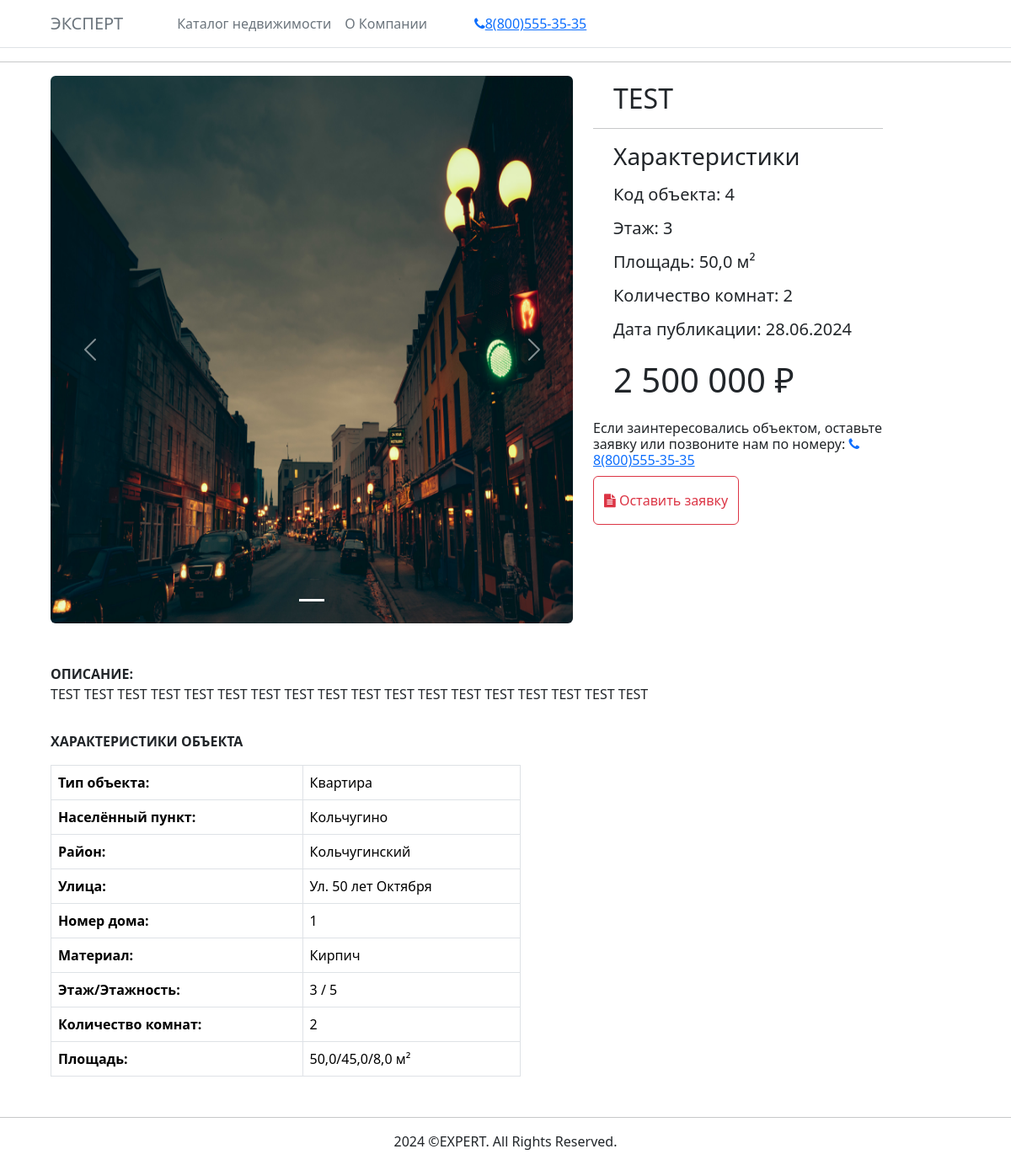
Screenshot of /catalog/nedvig_page/4/ with the database file from the repository.
### nedvig/models.py (models this page shows, shortened)
class Nedvigimost(models.Model):
    name = models.CharField("Заголовок", max_length=256)
    naselenyi_punkt = models.ForeignKey(NaselenyiPunkt, verbose_name="Населенный пункт", on_delete=models.SET)
    district = models.ForeignKey(District, verbose_name="Район", on_delete=models.SET)
    street   = models.ForeignKey(Street, verbose_name="Улица", on_delete=models.SET)
    type_nedvig = models.ForeignKey(TypeNedvig, verbose_name="Тип недвижимости", on_delete=models.SET)
    type_uslugi = models.ForeignKey(TypeUslugi, verbose_name="Тип услуги", on_delete=models.SET)
    type_uchastka = models.ForeignKey(TypeUchastka, verbose_name="Тип участка", on_delete=models.SET, blank=True, default=None, null=True)
    nomer_doma = models.CharField("Номер дома", max_length=10)
    kvartira = models.IntegerField("Квартира", max_length=5, blank=True, default=None, null=True)
    material = models.CharField("Материал", max_length=128)
    main_photo = models.ImageField("Основное фото", upload_to="nedvig_photo")
    obshaya_ploshad = models.FloatField("Общая площадь")
    gilaya_ploshad = models.FloatField("Жилая площадь")
    kuhni_ploshad = models.FloatField("Площадь кухни")
    uchastka_ploshad = models.FloatField("Площадь участка", blank=True, default=None, null=True)
    komnat = models.PositiveIntegerField("Комнатность")
    etag = models.IntegerField("Этаж")
    etagnost = models.IntegerField("Этажность")
    price = models.IntegerField("Цена", blank=False)
    date_public = models.DateField("Дата публикации", default=date.today)
    description = models.TextField("Описание")
    hozyain = models.ForeignKey(Hozyain, verbose_name="Хозяин", on_delete=models.CASCADE)
    publish = models.BooleanField("Публиковать", default=False)
    class Meta:
        verbose_name = 'Недвижимость'
        verbose_name_plural = 'Недвижимость'

class TypeNedvig(models.Model):
    name = models.CharField("Наименование", max_length=512, null=False)
    def __str__(self):
        return self.name
    class Meta:
        verbose_name = 'Тип недвижимости'
        verbose_name_plural = 'Типы недвижимости'

class NaselenyiPunkt(models.Model):
    name = models.CharField("Наименование", max_length=512, null=False)
    def __str__(self):
        return self.name
    class Meta:
        verbose_name = 'Населенный пункт'
        verbose_name_plural = 'Населенный пункты'

class District(models.Model):
    name = models.CharField("Наименование", max_length=512, null=False)
    def __str__(self):
        return self.name
    class Meta:
        verbose_name = 'Район'
        verbose_name_plural = 'Районы'

class Street(models.Model):
    name = models.CharField("Наименование", max_length=512, null=False)
    def __str__(self):
        return self.name
    class Meta:
        verbose_name = 'Улица'
        verbose_name_plural = 'Улицы'

### nedvig/views.py (the view, shortened to what this page needs)
# urls.py: path('catalog/nedvig_page/<int:pk>/', NedvigDetail.as_view(), name="nedvig_page"),
class NedvigDetail(View):
    def get(self, request, pk):
        nedvig = Nedvigimost.objects.get(id=pk)
        photo_nedvig = PhotoNedvig.objects.filter(kod_object = pk)
        type_uslugi = TypeUslugi.objects.all()
        count_ph = []
        for i in range(len(photo_nedvig)):
            count_ph.append(i+1)
        price = str(nedvig.price)
        strp = ValidPrice(price)
        nedvig.price = strp
        nedvig.date_public = nedvig.date_public.strftime('%d.%m.%Y')
        return render(request, 'nedvig/nedvig_page.html', {'nedvig': nedvig, 'photo_nedvig': photo_nedvig, 'count_ph':count_ph, 'type_uslugi':type_uslugi})

### nedvig/models.py (called while the page is built)
    def __str__(self):
        return self.name

### nedvig/views.py (called while the page is built)
def ValidPrice(price):
    if len(price) == 6:
        strp = price[:3] + ' ' + price[3:]
    elif len(price) == 7:
        strp = price[:1] + ' ' + price[1:]
        strp = strp[:5] + ' ' + strp[5:]
    elif len(price) == 8:
        strp = price[:2] + ' ' + price[2:]
        strp = strp[:6] + ' ' + strp[6:]
        strp = strp[:10] + ' ' + strp[10:]
    return strp

### nedvig/templates/nedvig/nedvig_page.html (shortened to what this page needs)
{% extends "base.html" %}
{% load static %}
{% block content %}
<hr class="mt-3">
<div class="row ms-5 me-5">
    <div class="col-7">
        <div id="carouselExampleIndicators" class="carousel slide rounded" data-bs-ride="carousel">
            <div class="carousel-indicators">
                <button type="button" data-bs-target="#carouselExampleIndicators" data-bs-slide-to="0" class="active"
                    aria-current="true" aria-label="Slide 0"></button>
            </div>
            <div class="carousel-inner rounded">
                <div class="carousel-item active" data-bs-interval="9999999999">
                    <img src="{{nedvig.main_photo.url}}" class="d-block w-100" width="540" height="650"
                        alt="Main_Photo_objects">
                </div>
                <button class="carousel-control-prev" type="button" data-bs-target="#carouselExampleIndicators"
                    data-bs-slide="prev">
                    <span class="carousel-control-prev-icon" aria-hidden="true"></span>
                </button>
                <button class="carousel-control-next" type="button" data-bs-target="#carouselExampleIndicators"
                    data-bs-slide="next">
                    <span class="carousel-control-next-icon" aria-hidden="true"></span>
                </button>
            </div>
        </div>
    </div>
    <div class="col-4 ">
        <h2 class="ms-4 mt-2">{{ nedvig.name }}</h2>
        <hr>
        <h3 class="ms-4 mt-3">Характеристики</h3>
        <h5 class="ms-4 mt-3">Код объекта: {{nedvig.id}}</h5>
        <h5 class="ms-4 mt-3">Этаж: {{nedvig.etag}}</h5>
        <h5 class="ms-4 mt-3">Площадь: {{nedvig.obshaya_ploshad}} м²</h5>
        <h5 class="ms-4 mt-3">Количество комнат: {{nedvig.komnat}}</h5>
        <h5 class="ms-4 mt-3">Дата публикации: {{nedvig.date_public}}</h5>
        <h1 class="ms-4 mt-4">{{ nedvig.price }} ₽</h1>
        <h6 class="mt-4">Если заинтересовались объектом, оставьте заявку или позвоните нам по номеру: <a href="tel:88005553535"><i class="fa fa-phone"></i>8(800)555-35-35</a></h6>
        <button class="pt-3 pb-3 py-2 btn btn-outline-danger waves-effect" data-bs-toggle="modal" data-bs-target="#exampleModal"><i class="fa fa-file-text"></i> Оставить заявку</button>
    </div>
</div>
<div class="row ms-5 mt-5">
    <div class="col-8">
        <strong class="text-md-left  font-weight-bold">
            ОПИСАНИЕ:
        </strong>
        <p style="text-align: justify;">{{ nedvig.description }}</p>
    </div>
    <strong class="mt-3 text-md-left  font-weight-bold">
        ХАРАКТЕРИСТИКИ ОБЪЕКТА
    </strong>
    <div class="col-6">
        <table class="table table-bordered mt-3">
            <tbody>
                <tr>
                    <th scope="row "><b>Тип объекта:</b></th>
                    <td> {{ nedvig.type_nedvig }} </td>
                </tr>
                <tr>
                    <th scope="row">Населённый пункт:</th>
                    <td> {{ nedvig.naselenyi_punkt }} </td>
                </tr>
                <tr>
                    <th scope="row">Район:</th>
                    <td> {{ nedvig.district }} </td>
                </tr>
                <tr>
                    <th scope="row ">Улица:</th>
                    <td> {{ nedvig.street }} </td>
                </tr>
                <tr>
                    <th scope="row">Номер дома:</th>
                    <td> {{ nedvig.nomer_doma }} </td>
                </tr>
                <tr>
                    <th scope="row">Материал:</th>
                    <td> {{ nedvig.material }} </td>
                </tr>
                <tr>
                    <th scope="row">Этаж/Этажность:</th>
                    <td> {{nedvig.etag}} / {{nedvig.etagnost}} </td>
                </tr>
                <tr>
                    <th scope="row">Количество комнат:</th>
                    <td> {{ nedvig.komnat }}</td>
                </tr>
                <tr>
                    <th scope="row">Площадь:</th>
                    <td> {{ nedvig.obshaya_ploshad }}/{{ nedvig.gilaya_ploshad }}/{{ nedvig.kuhni_ploshad }} м² </td>
                </tr>
            </tbody>
        </table>
    </div>
</div>
{% endblock content %}

### static/css/style.css (style rules this page uses)
body { height: 100%; width: 100%; }

### rows the page displays
Nedvigimost: main_photo (picture), name "TEST", id "4", etag "3", obshaya_ploshad "50,0", komnat "2", date_public "28.06.2024", price "2 500 000", description "TEST TEST TEST TEST TEST TEST TEST TEST TEST TEST TEST TEST TEST TEST TEST TEST TEST TEST", type_nedvig "Квартира", naselenyi_punkt "Кольчугино", district "Кольчугинский", street "Ул. 50 лет Октября", nomer_doma "1", material "Кирпич", etagnost "5", gilaya_ploshad "45,0", kuhni_ploshad "8,0"
